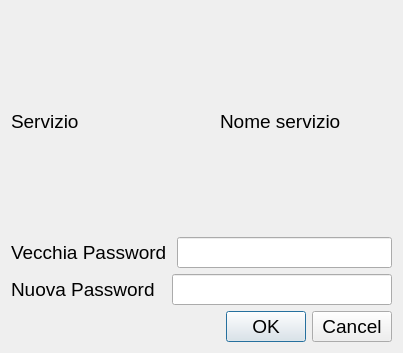
<?xml version="1.0" encoding="UTF-8"?>
<ui version="4.0">
 <class>Dialog</class>
 <widget class="QDialog" name="Dialog">
  <property name="geometry">
   <rect>
    <x>0</x>
    <y>0</y>
    <width>403</width>
    <height>353</height>
   </rect>
  </property>
  <property name="windowTitle">
   <string>Aggiungi servizio</string>
  </property>
  <layout class="QVBoxLayout" name="verticalLayout_2">
   <item>
    <layout class="QVBoxLayout" name="verticalLayout">
     <item>
      <layout class="QHBoxLayout" name="horizontalLayout">
       <property name="spacing">
        <number>37</number>
       </property>
       <item>
        <widget class="QLabel" name="label">
         <property name="font">
          <font>
           <pointsize>14</pointsize>
          </font>
         </property>
         <property name="text">
          <string>Servizio</string>
         </property>
        </widget>
       </item>
       <item>
        <widget class="QLabel" name="label_4">
         <property name="font">
          <font>
           <pointsize>14</pointsize>
          </font>
         </property>
         <property name="text">
          <string>Nome servizio</string>
         </property>
        </widget>
       </item>
      </layout>
     </item>
     <item>
      <layout class="QHBoxLayout" name="horizontalLayout_2">
       <property name="spacing">
        <number>10</number>
       </property>
       <item>
        <widget class="QLabel" name="label_2">
         <property name="font">
          <font>
           <pointsize>14</pointsize>
          </font>
         </property>
         <property name="text">
          <string>Vecchia Password</string>
         </property>
        </widget>
       </item>
       <item>
        <widget class="QLineEdit" name="lineEdit_2">
         <property name="font">
          <font>
           <pointsize>14</pointsize>
          </font>
         </property>
        </widget>
       </item>
      </layout>
     </item>
     <item>
      <layout class="QHBoxLayout" name="horizontalLayout_3">
       <property name="spacing">
        <number>17</number>
       </property>
       <item>
        <widget class="QLabel" name="label_3">
         <property name="font">
          <font>
           <pointsize>14</pointsize>
          </font>
         </property>
         <property name="text">
          <string>Nuova Password</string>
         </property>
        </widget>
       </item>
       <item>
        <widget class="QLineEdit" name="lineEdit_3">
         <property name="font">
          <font>
           <pointsize>14</pointsize>
          </font>
         </property>
        </widget>
       </item>
      </layout>
     </item>
    </layout>
   </item>
   <item>
    <widget class="QDialogButtonBox" name="buttonBox">
     <property name="font">
      <font>
       <pointsize>14</pointsize>
      </font>
     </property>
     <property name="orientation">
      <enum>Qt::Horizontal</enum>
     </property>
     <property name="standardButtons">
      <set>QDialogButtonBox::Cancel|QDialogButtonBox::Ok</set>
     </property>
    </widget>
   </item>
  </layout>
 </widget>
 <resources/>
 <connections>
  <connection>
   <sender>buttonBox</sender>
   <signal>accepted()</signal>
   <receiver>Dialog</receiver>
   <slot>accept()</slot>
   <hints>
    <hint type="sourcelabel">
     <x>248</x>
     <y>254</y>
    </hint>
    <hint type="destinationlabel">
     <x>157</x>
     <y>274</y>
    </hint>
   </hints>
  </connection>
  <connection>
   <sender>buttonBox</sender>
   <signal>rejected()</signal>
   <receiver>Dialog</receiver>
   <slot>reject()</slot>
   <hints>
    <hint type="sourcelabel">
     <x>316</x>
     <y>260</y>
    </hint>
    <hint type="destinationlabel">
     <x>286</x>
     <y>274</y>
    </hint>
   </hints>
  </connection>
 </connections>
</ui>
